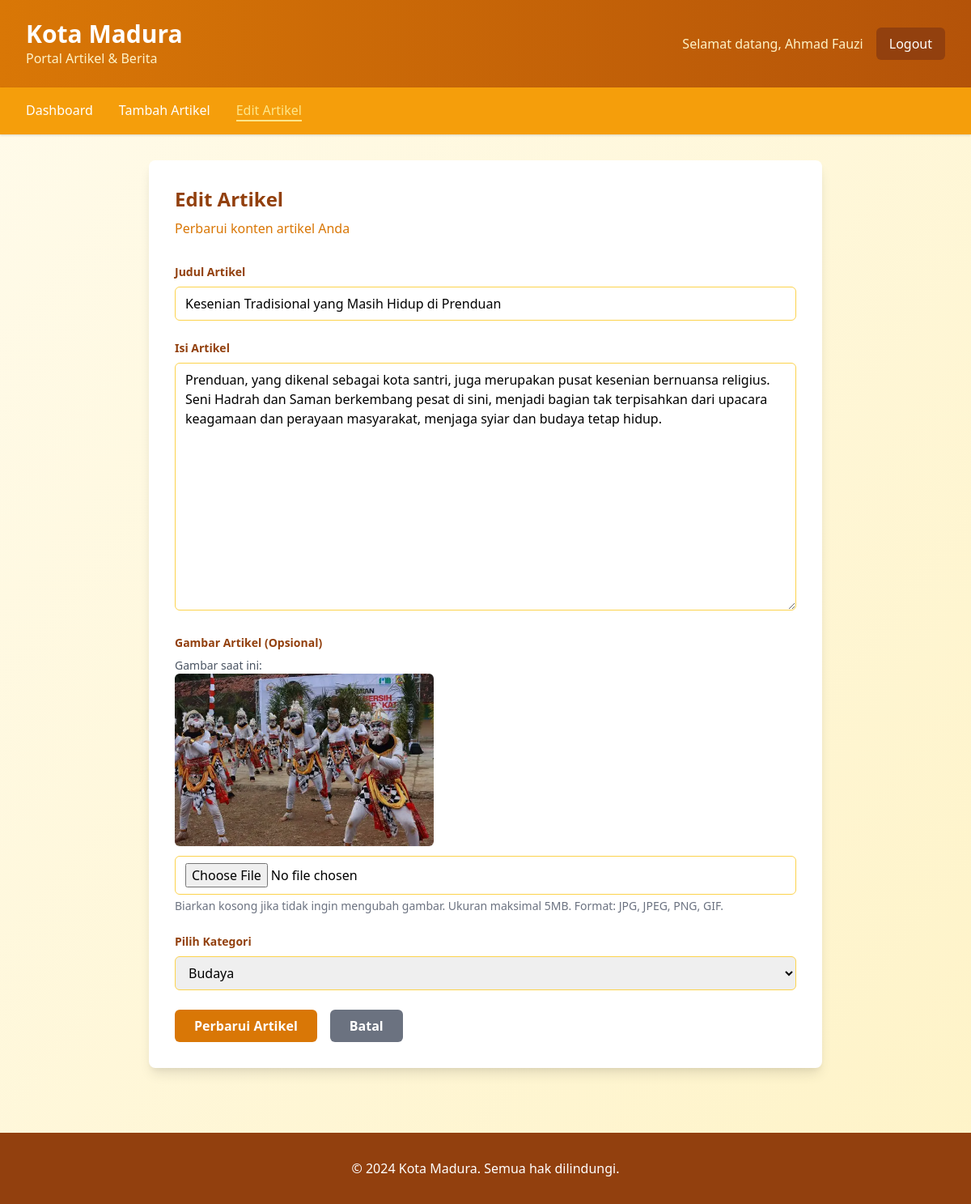
The app's page /edit_artikel.php?id=9 (signed in) with its own data.
### tables this page shows
CREATE TABLE `artikel` (
  `id` int UNSIGNED NOT NULL,
  `tanggal` date NOT NULL,
  `judul` varchar(255) NOT NULL,
  `isi` text NOT NULL,
  `gambar` varchar(255) DEFAULT NULL
);

CREATE TABLE `artikel_kategori` (
  `id_artikel` int UNSIGNED NOT NULL,
  `id_kategori` int UNSIGNED NOT NULL
);

CREATE TABLE `kategori` (
  `id` int UNSIGNED NOT NULL,
  `nama` varchar(100) NOT NULL,
  `deskripsi` text
);

### edit_artikel.php (the view, shortened to what this page needs)
<?php
require_once 'koneksi.php';
$artikel = null;
$kategori_terpilih_id = 0;
$all_categories = [];
$penulis_id = $_SESSION['penulis_id'];
$artikel_id = isset($_GET['id']) ? (int)$_GET['id'] : 0;
try {
    $stmt_kategori = $pdo->prepare("SELECT id, nama FROM kategori ORDER BY nama ASC");
    $stmt_kategori->execute();
    $all_categories = $stmt_kategori->fetchAll(PDO::FETCH_ASSOC);
} catch (PDOException $e) {
    $error = 'Terjadi kesalahan saat mengambil daftar kategori!';
}
if ($artikel_id > 0) {
    try {
        $stmt = $pdo->prepare("
            SELECT
                a.*,
                ap.id_penulis,
                ak.id_kategori
            FROM artikel a
            JOIN artikel_penulis ap ON a.id = ap.id_artikel  -- Koreksi nama kolom
            LEFT JOIN artikel_kategori ak ON a.id = ak.id_artikel -- Ambil kategori terkait (LEFT JOIN karena mungkin belum ada kategori)
            WHERE a.id = :artikel_id AND ap.id_penulis = :penulis_id
        ");
        $stmt->bindParam(':artikel_id', $artikel_id, PDO::PARAM_INT);
        $stmt->bindParam(':penulis_id', $penulis_id, PDO::PARAM_INT);
        $stmt->execute();
        $artikel = $stmt->fetch(PDO::FETCH_ASSOC);
        if (isset($artikel['id_kategori'])) {
            $kategori_terpilih_id = (int)$artikel['id_kategori'];
        }
    } catch (PDOException $e) {
        $error = 'Terjadi kesalahan saat mengambil data artikel!';
        $artikel = null;
    }
} else {
    header('Location: index.php');
    exit("ID artikel tidak valid.");
}
?>
<!DOCTYPE html>
<html lang="id">
<head>
    <link rel="stylesheet" href="https://cdn.jsdelivr.net/npm/tailwindcss@2.2.19/dist/tailwind.min.css">
</head>
<body class="bg-gradient-to-br from-yellow-50 to-yellow-100 min-h-screen">
    <header class="bg-gradient-to-r from-yellow-600 to-yellow-700 shadow-lg">
        <div class="max-w-7xl mx-auto px-4 sm:px-6 lg:px-8">
            <div class="flex justify-between items-center py-6">
                <div>
                    <h1 class="text-3xl font-bold text-white">Kota Madura</h1>
                    <p class="text-yellow-100">Portal Artikel & Berita</p>
                </div>
                <div class="flex items-center space-x-4">
                    <span class="text-yellow-100">Selamat datang, <?php echo htmlspecialchars($_SESSION['penulis_nama']); ?></span>
                    <a href="index.php?logout=1" class="bg-yellow-800 hover:bg-yellow-900 text-white px-4 py-2 rounded-md transition duration-300">
                        Logout
                    </a>
                </div>
            </div>
        </div>
    </header>
    <nav class="bg-yellow-500 shadow">
        <div class="max-w-7xl mx-auto px-4 sm:px-6 lg:px-8">
            <div class="flex space-x-8 py-4">
                <a href="index.php" class="text-white font-medium hover:text-yellow-200 transition duration-300">Dashboard</a>
                <a href="tambah_artikel.php" class="text-white font-medium hover:text-yellow-200 transition duration-300">Tambah Artikel</a>
                <span class="text-yellow-200 font-medium border-b-2 border-yellow-200">Edit Artikel</span>
            </div>
        </div>
    </nav>
    <main class="max-w-4xl mx-auto px-4 sm:px-6 lg:px-8 py-8">
        <div class="bg-white rounded-lg shadow-lg p-8">
            <div class="mb-8">
                <h2 class="text-2xl font-bold text-yellow-800 mb-2">Edit Artikel</h2>
                <p class="text-yellow-600">Perbarui konten artikel Anda</p>
            </div>
            <?php if ($artikel): ?>
                <form method="POST" action="" enctype="multipart/form-data">
                    <div class="mb-6">
                        <label for="judul" class="block text-yellow-800 text-sm font-bold mb-2">Judul Artikel</label>
                        <input type="text" id="judul" name="judul" required
                               class="w-full px-3 py-2 border border-yellow-300 rounded-md focus:outline-none focus:ring-2 focus:ring-yellow-500 focus:border-transparent"
                               placeholder="Masukkan judul artikel yang menarik..."
                               value="<?php echo htmlspecialchars($artikel['judul']); ?>">
                    </div>
                    <div class="mb-6">
                        <label for="isi" class="block text-yellow-800 text-sm font-bold mb-2">Isi Artikel</label>
                        <textarea id="isi" name="isi" rows="12" required
                                  class="w-full px-3 py-2 border border-yellow-300 rounded-md focus:outline-none focus:ring-2 focus:ring-yellow-500 focus:border-transparent resize-vertical"
                                  placeholder="Tulis konten artikel di sini..."><?php echo htmlspecialchars($artikel['isi']); ?></textarea>
                    </div>
                    <div class="mb-6">
                        <label for="gambar" class="block text-yellow-800 text-sm font-bold mb-2">Gambar Artikel (Opsional)</label>
                        <?php if (!empty($artikel['gambar'])): ?>
                            <div class="mb-3">
                                <p class="text-gray-600 text-sm">Gambar saat ini:</p>
                                <img src="assets/image/<?php echo htmlspecialchars($artikel['gambar']); ?>" alt="Gambar Artikel" class="max-w-xs h-auto rounded-md shadow-sm">
                            </div>
                        <?php endif; ?>
                        <input type="file" id="gambar" name="gambar"
                               class="w-full px-3 py-2 border border-yellow-300 rounded-md focus:outline-none focus:ring-2 focus:ring-yellow-500 focus:border-transparent">
                        <p class="text-gray-500 text-sm mt-1">Biarkan kosong jika tidak ingin mengubah gambar. Ukuran maksimal 5MB. Format: JPG, JPEG, PNG, GIF.</p>
                    </div>
                    <div class="mb-6">
                        <label for="kategori_id" class="block text-yellow-800 text-sm font-bold mb-2">Pilih Kategori</label>
                        <select id="kategori_id" name="kategori_id" required
                                class="w-full px-3 py-2 border border-yellow-300 rounded-md focus:outline-none focus:ring-2 focus:ring-yellow-500 focus:border-transparent">
                            <?php
                            $current_selected_category_id = isset($_POST['kategori_id']) ? (int)$_POST['kategori_id'] : $kategori_terpilih_id;
                            ?>
                            <?php foreach ($all_categories as $category): ?>
                                <option value="<?php echo $category['id']; ?>"
                                    <?php echo ($category['id'] == $current_selected_category_id) ? 'selected' : ''; ?>>
                                    <?php echo htmlspecialchars($category['nama']); ?>
                                </option>
                            <?php endforeach; ?>
                        </select>
                    </div>
                    <div class="flex space-x-4">
                        <button type="submit"
                                class="bg-yellow-600 hover:bg-yellow-700 text-white font-bold py-2 px-6 rounded-md transition duration-300">
                            Perbarui Artikel
                        </button>
                        <a href="index.php"
                           class="bg-gray-500 hover:bg-gray-600 text-white font-bold py-2 px-6 rounded-md transition duration-300 inline-block">
                            Batal
                        </a>
                    </div>
                </form>
            <?php else: ?>
                <p class="text-red-700">Gagal memuat artikel untuk diedit. Pastikan ID artikel valid dan Anda memiliki izin untuk mengeditnya.</p>
            <?php endif; ?>
        </div>
    </main>
    <footer class="bg-yellow-800 text-white mt-12">
        <div class="max-w-7xl mx-auto px-4 sm:px-6 lg:px-8 py-8">
            <div class="text-center">
                <p>&copy; 2024 Kota Madura. Semua hak dilindungi.</p>
            </div>
        </div>
    </footer>
</body>
</html>

### records on screen
artikel: judul "Kesenian Tradisional yang Masih Hidup di Prenduan", isi "Prenduan, yang dikenal sebagai kota santri, juga merupakan pusat kesenian bernuansa religius. Seni Hadrah dan Saman berkembang pesat di sini, menjadi bagian tak terpisahkan dari upacara keagamaan dan perayaan masyarakat, menjaga syiar dan budaya tetap hidup.", gambar (picture)
artikel_kategori: kategori_id "Budaya"

### other values on screen
$_SESSION['penulis_nama'] "Ahmad Fauzi"
